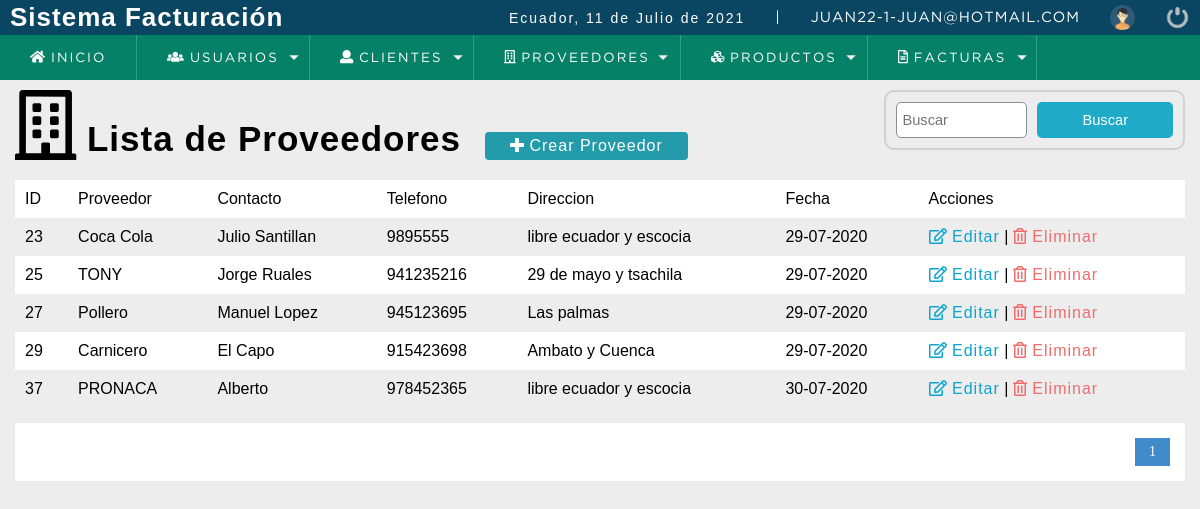
/sistema/buscar_proveedor.php?busqueda=23 (signed in), run on the app's committed database.
### tables this page shows
CREATE TABLE `proveedor` (
  `codproveedor` int(11) NOT NULL,
  `proveedor` varchar(100) DEFAULT NULL,
  `contacto` varchar(100) DEFAULT NULL,
  `telefono` bigint(11) DEFAULT NULL,
  `direccion` text DEFAULT NULL,
  `date_add` datetime NOT NULL DEFAULT current_timestamp(),
  `usuario_id` int(11) NOT NULL,
  `estatus` int(11) NOT NULL DEFAULT 1
);

### sistema/buscar_proveedor.php (the view, shortened to what this page needs)
<!DOCTYPE html>
<html lang="en">
    <head>
        <?PHP
        include "../sistema/recursos/scripts.php";
        ?>
    </head>
    <body>
        <?PHP
        include "../sistema/recursos/header.php";
        ?>
        <section id="container">
            <?PHP
            $busqueda = strtolower($_REQUEST['busqueda']);
            ?>
            <h1> <i class="far fa-building fa-2x"></i> Lista de Proveedores</h1>
            <a href="../sistema/registroProveedores.php" class="btn_new"> <i class="fas fa-plus"></i> Crear Proveedor</a>
            <form action="buscar_proveedor.php" method="GET" class="form_search">
                <input type="text" name="busqueda" id ="busqueda" placeholder="Buscar" <?PHP echo $busqueda; ?>>
                <input type="submit" value="Buscar" class="btn_search">
            </form>
            <table>
                <tr>
                    <td>ID</td>
                    <td>Proveedor</td>
                    <td>Contacto</td>
                    <td>Telefono</td>
                    <td>Direccion</td>
                    <td>Fecha</td>
                    <td>Acciones</td>
                </tr>
                <?PHP
                $sql_registe = mysqli_query($conexion, "SELECT COUNT(*) as total_registro FROM proveedor "
                        . "                                             WHERE(codproveedor LIKE '%$busqueda%' OR "
                        . "                                             proveedor LIKE '%$busqueda%' OR "
                        . "                                             contacto LIKE '%$busqueda%' OR "
                        . "                                             telefono LIKE '$busqueda') "
                        . "                                             AND estatus=1");
                $result_register = mysqli_fetch_array($sql_registe);
                $total_registro = $result_register['total_registro'];
                $por_pagina = 5;
                if (empty($_GET['pagina'])) {
                    $pagina = 1;
                } else {
                    $pagina = $_GET['pagina'];
                }
                $desde = ($pagina - 1) * $por_pagina;
                $total_paginas = ceil($total_registro / $por_pagina);
                $query = mysqli_query($conexion, "SELECT * FROM proveedor "
                        . "                       WHERE ("
                        . "                               codproveedor LIKE '%$busqueda%' OR"
                        . "                               proveedor LIKE '%$busqueda%' OR"
                        . "                               contacto LIKE '%$busqueda%' OR"
                        . "                               telefono LIKE '%$busqueda%' )"
                        . "                                 AND"
                        . "                        estatus = 1 ORDER BY  codproveedor  ASC LIMIT $desde,$por_pagina ");
                $result = mysqli_num_rows($query);
                if ($result > 0) {
                    while ($data = mysqli_fetch_array($query)) {
                        $formato = 'Y-m-d H:i:s';
                        $fecha = DateTime::createFromFormat($formato, $data["date_add"]);
                        ?>
                        <tr>
                            <td><?PHP echo $data["codproveedor"]; ?></td>
                            <td><?PHP echo $data["proveedor"]; ?> </td>
                            <td><?PHP echo $data["contacto"]; ?> </td>
                            <td><?PHP echo $data["telefono"]; ?></td>
                            <td><?PHP echo $data["direccion"]; ?></td>
                            <td><?PHP echo $fecha->format('d-m-Y'); ?> </td>
                            <td>
                                <a class="link_edit" href="../sistema/editar_proveedor.php?id=<?PHP echo $data["codproveedor"]; ?>"> <i class="far fa-edit"></i>  Editar</a>
                                    |
                                    <a class="link_delete" href="../sistema/eliminar_confirmar_proveedor.php?id=<?PHP echo $data["codproveedor"]; ?>"><i class="far fa-trash-alt"></i> Eliminar</a>
                            </td>
                        </tr>
                        <?PHP
                    }
                }
                ?>
            </table>
            <?PHP
            if ($total_registro != 0) {
                ?>
                <div class="paginador">
                    <ul>
                            <?PHP
                        for ($i = 1; $i <= $total_paginas; $i++) {
                            if ($i == $pagina) {
                                echo '<li class= "pageSelected">' . $i . '</a></li>';
                            } else {
                                echo '<li><a href="?pagina=' . $i . '&busqueda=' . $busqueda . '">' . $i . '</a></li>';
                            }
                        }
                            ?>
                    </ul>
                </div>
                <?PHP
            }
            ?>
        </section>
    </body>
</html>

### sistema/css/style.css (style rules this page uses)
* { margin: 0; padding: 0; box-sizing: border-box; }
body { background: #ededed; }
h1, h2, h3, h4, h5, h6 { font-family: 'arial'; font-weight: bold; letter-spacing: 1px; }
h1 { font-size: 26px; }
a { text-decoration: none; font-family: arial; letter-spacing: 1px; }
#container { padding: 90px 15px 15px; }
form { background: #FFF; margin: auto; padding: 20px 50px; border: 2px solid #d1d1d1; }
input,select { display: block; width: 100%; font-size: 11pt; padding: 5px; border: 1px solid #85929e; border-radius: 5px; }
#container h1 { font-size: 35px; display: inline-block; }
.btn_new { display: inline-block; background: #239baa; color: #FFF; padding: 5px 25px; border-radius: 4px; margin: 20px; }
table { border-collapse: collapse; font-size: 12pt; font-family: 'arial'; width: 100%; }
table tr:nth-child(odd) { background: #FFF; }
table td { padding: 10px; }
.link_edit { color: #0ca4ce; }
.link_delete { color: #f26b6b; }
.paginador ul { padding: 15px; list-style: none; background: #FFF; margin-top: 15px; display: -webkit-flex; display: -moz-flex; display: -ms-flex; display: -o-flex; display: flex; justify-content: flex-end; }
.paginador a, .pageSelected { color: #428bca; border: 1px solid #ddd; padding: 5px; display: inline-block; font-size: 14px; text-align: center; width: 35px; }
.pageSelected { color: #FFF; background: #428bca; border: 1px solid #428bca; }

### sistema/css/style2.css (style rules this page uses)
.form_search { display: -webkit-flex; display: -moz-flex; display: -ms-flex; display: -o-flex; display: flex; float: right; background: initial; padding: 10px; border-radius: 10px; }
.form_search .btn_search { background: #1faac8; color: #FFF; padding: 10px; border: 0; cursor: pointer; margin-left: 10px; display: -webkit-flex; display: -moz-flex; display: -ms-flex; display: -o-flex; display: flex; border-radius: 5px; }

### data on the page
proveedor: codproveedor "23", proveedor "Coca Cola", contacto "Julio Santillan", telefono "9895555", direccion "libre ecuador y escocia", date_add "29-07-2020"
proveedor: codproveedor "25", proveedor "TONY", contacto "Jorge Ruales", telefono "941235216", direccion "29 de mayo y tsachila", date_add "29-07-2020"
proveedor: codproveedor "27", proveedor "Pollero", contacto "Manuel Lopez", telefono "945123695", direccion "Las palmas", date_add "29-07-2020"
proveedor: codproveedor "29", proveedor "Carnicero", contacto "El Capo", telefono "915423698", direccion "Ambato y Cuenca", date_add "29-07-2020"
proveedor: codproveedor "37", proveedor "PRONACA", contacto "Alberto", telefono "978452365", direccion "libre ecuador y escocia", date_add "30-07-2020"

### other printed values
fechaC() "11 de Julio de 2021"
$_SESSION['user'] "JUAN22"
$_SESSION['rol'] "1"
$_SESSION['email'] "JUAN@HOTMAIL.COM"
